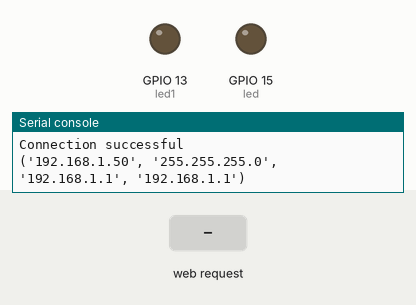
Simulated run of this program. Board: ESP8266 board running MicroPython. On the bench: output pins drawn as LEDs (lit = HIGH), the last lines printed to the serial console. Inputs (shaded band) come from the test bench. WiFi joins after 1.5 s.

Above: at 2.7 s.
2.8 s: HTTP request GET /?led=on received
At 4.0 s:
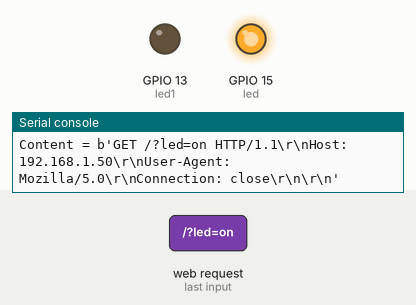
4.3 s: HTTP request GET /?led1=1 received
At 5.4 s:
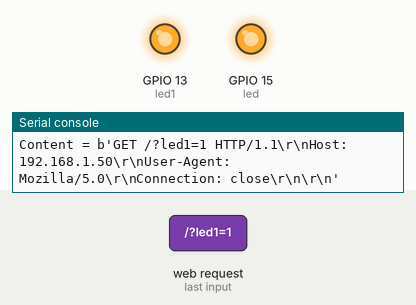
5.8 s: HTTP request GET /?led=off received
At 6.5 s:
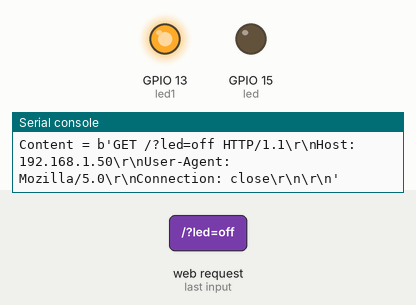
7.3 s: HTTP request GET /?led1=0 received
At 7.7 s:
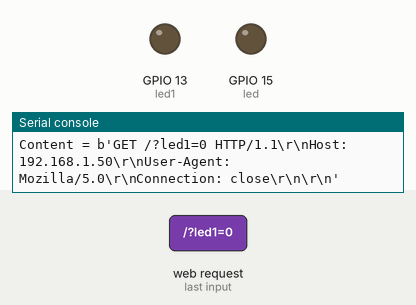
Timing chart, 0 to 9.8 s (numbered marks = the images above; inputs shaded):
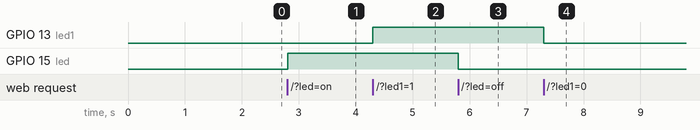

Measured:
- after the input at 2.8 s, GPIO 15 (led): LOW → HIGH at once
- after the input at 4.3 s, GPIO 13 (led1): LOW → HIGH at once
- after the input at 5.8 s, GPIO 15 (led): HIGH → LOW at once
- after the input at 7.3 s, GPIO 13 (led1): HIGH → LOW at once

The program:

main.py
```python
from machine import Pin
led = Pin(15, Pin.OUT)
led1 = Pin(13, Pin.OUT)
def web_page():
    if led1.value()==1:
        gpio1_state="ON"
    else:
        gpio1_state="OFF"
    if led.value() == 1:
        gpio_state="ON"
    else:
        gpio_state="OFF"

    html = """
    <!DOCTYPE html>
    <html>
    <head>
        <style>
            body{
                background-color:#333333;
                color:#f5f5f0;
            }
            #data{
                text-align:right;
                margin-right:5%;
            }


            #ledy{
                float:left;
                width:30%;
                margin-left:5%;
                font-size:16px;
            }

            .button {
                background-color: #ffdb4d;
                border: none;
                color: black;
                padding: 6px 12px;
                text-align: center;
                text-decoration: none;
                display: inline-block;
                font-size: 14px;
                margin: 4px 2px;
                cursor: pointer;
                border-radius:8px;
            }
            .button1{
                background-color: #4CAF50;
            }
            .button2{
                background-color:  #f44336;
            }
            .submit1{
                padding: 12px 20px;
                background-color:#f5f5f0;
                border-radius: 12px;
            }
            #serwomechanizm{
                float:left;
                width:35%;
                margin-left:5%;
                font-size:larger;
            }
            #odczyty{
                float:left;
                width:25%;
                font-size:larger;
            }
            #pojemnik{
                margin-top:20px;
            }
            #naglowek{
                width:100%;
                margin-bottom:20px;
            }
            input[type=text] {
                border: 2px solid black;
                padding: 12px 20px;
                border-radius: 12px;
                }
        </style>
    </head>
    <body onload="odliczanie();">

            <div id="data"><h2>Today is: <span id="CURRENTDAY"></span></h2></div>
            <div id="naglowek"><center><h1>METEO STATION WITH CONTROL PANEL</h1></center><br></div>
        <div id"pojemink">
            <div id="ledy">
                <a href="/?led=on"> <button class="button button1">LED 1 ON</button></a>
                <a href="/?led=off"><button class="button button2">LED 1 OFF</button></a>
                LED 1 State is : """+gpio_state+"""<span id="LEDState">NA</span><br>
                <button class="button button1" onclick="LED2(1)">LED 2 ON</button>
                <button class="button button2" onclick="LED2(0)">LED 2 OFF</button>
                LED 2 State is :"""+gpio1_state+""" <span id="LED2State">NA</span><br>
            </div>
            <div id="serwomechanizm">
                Set servo angle (0-180): <br>
                <div>
                    <input type="text" id="pole" />
                    <button class="submit submit1" onclick="sendServo()">SET</button><br>
                </div>
            </div>
            <div id="odczyty">
                <table>
                    <tr><td>Temparute is :</td><td><span id="TEMPValue">0</span>C</td></tr>
                    <tr><td>Humidity is :</td><td><span id="HUMValue">0</span>%</td></tr>
                    <tr><td>ADC value is :</td><td> <span id="ADCValue">0</span>V</td></tr>
                </table>


            </div>
            <div style="clear:both;"></div>
        </div>
        <script>
            function odliczanie(){
            var today = new Date();
            var day = today.getDate();
            var month = today.getMonth()+1;
            var year = today.getFullYear();
            var hour = today.getHours();
            var minute = today.getMinutes();
            var second = today.getSeconds();


            document.getElementById("CURRENTDAY").innerHTML = day+"/"+month+"/"+year+" | "+hour+":"+minute+";"+second;
            setTimeout("odliczanie()",1000);
            }
            function LED(led) {
            var xhttp = new XMLHttpRequest();
            xhttp.open("GET", "/?led="+led, false);
            xhttp.send();
            }
            function LED2(led) {
            var xhttp = new XMLHttpRequest();
              xhttp.onreadystatechange = function() {
              if (this.readyState == 4 && this.status == 200) {
                document.getElementById("LED2State").innerHTML =
                this.responseText;
              }
            };
            xhttp.open("GET", "/?led1="+led, false);
            xhttp.send();
            }
        </script>
    </body>
    </html>"""
    return html

s = socket.socket(socket.AF_INET, socket.SOCK_STREAM)
s.bind(('', 80))
s.listen(5)

while True:
  conn, addr = s.accept()
  request = conn.recv(1024)
  request = str(request)
  print('Content = %s' % request)
  led_on = request.find('/?led=on')
  led_off = request.find('/?led=off')
  led1_on = request.find('/?led1=1')
  led1_off = request.find('/?led1=0')
  if led_on == 6:
    led.value(1)
  if led_off == 6:
    led.value(0)
  if led1_on == 6:
    led1.value(1)
    conn.send('HTTP/1.1 200 OK\n')
    conn.send('Content-Type: text/plane\n')
    conn.send('ON')
  if led1_off == 6:
    led1.value(0)
    conn.send('HTTP/1.1 200 OK\n')
    conn.send('Content-Type: text/plane\n')
    conn.send('OFF')
  response = web_page()
  conn.send('HTTP/1.1 200 OK\n')
  conn.send('Content-Type: text/html\n')
  conn.send('Connection: close\n\n')
  conn.sendall(response)
  conn.close()
```

boot.py
```python
# This file is executed on every boot (including wake-boot from deepsleep)
#import esp
#esp.osdebug(None)
import uos, machine
#uos.dupterm(None, 1) # disable REPL on UART(0)
#import gc
#import webrepl
#webrepl.start()
#gc.collect()

try:
  import usocket as socket
except:
  import socket

from machine import Pin
import network

import esp
esp.osdebug(None)

import gc
gc.collect()

ssid = ''
password = ''
station = network.WLAN(network.STA_IF)

station.active(True)
station.connect(ssid, password)

while station.isconnected() == False:
  pass

print('Connection successful')
print(station.ifconfig())
```
